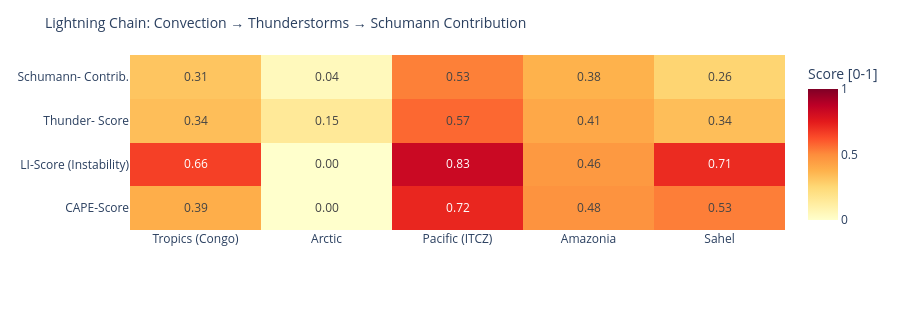

Notebook code for this chart:
### Code cell
# ============================================================
# LIGHTNING CHAIN: Convection → Thunderstorms → Schumann
# Shows the causal chain per measurement point as heatmap
# ============================================================

def cape_score(v):
    """CAPE → normalized score [0,1]"""
    if v is None or pd.isna(v): return 0.0
    return min(1.0, float(v) / 3000)

def li_score(v):
    """Lifted Index: negative = unstable → score [0,1]"""
    if v is None or pd.isna(v): return 0.3
    return min(1.0, max(0.0, (-float(v) + 6) / 12))

def cloud_score(v):
    if v is None or pd.isna(v): return 0.3
    return float(v) / 100

def thunder_score(row):
    """Kombinierter Gewitterwahrscheinlichkeits-Score
    CAPE + LI + Bedeckung + WMO-Gewitter + konvektiver Niederschlag (showers)
    Hinweis: X-Ray und Kp sind kein Bestandteil – nur geomagn./solarer Kontext.
    """
    cs = cape_score(row.get('cape'))
    ls = li_score(row.get('li'))
    cl = cloud_score(row.get('cloud'))
    t  = 1.0 if row.get('thunderstorm') else 0.0
    # Convective precipitation (showers) as additional indicator
    sh = min(1.0, (row.get('showers') or 0) / 5.0)
    return round(cs * 0.30 + ls * 0.25 + cl * 0.15 + t * 0.20 + sh * 0.10, 3)

def schumann_contribution(t_score, lat):
    """Schumann contribution: higher in tropics (±30°), scaled by thunderstorm score"""
    lat_weight = max(0.3, 1.0 - abs(lat) / 60)
    return round(t_score * lat_weight, 3)

df_atm['cape_score']   = df_atm.apply(lambda r: cape_score(r['cape']), axis=1)
df_atm['li_score']     = df_atm.apply(lambda r: li_score(r['li']),    axis=1)
df_atm['thunder_score']= df_atm.apply(lambda r: thunder_score(r.to_dict()), axis=1)
df_atm['schumann_contribution'] = df_atm.apply(
    lambda r: schumann_contribution(r['thunder_score'], r['lat']), axis=1)

metrics = ['cape_score', 'li_score', 'thunder_score', 'schumann_contribution']
labels  = ['CAPE-Score', 'LI-Score\n(Instability)', 'Thunder-\nScore', 'Schumann-\nContrib.']
z_data  = [df_atm[m].tolist() for m in metrics]

fig = go.Figure(go.Heatmap(
    z=z_data,
    x=df_atm['point'].tolist(),
    y=labels,
    colorscale='YlOrRd',
    zmin=0, zmax=1,
    text=[[f'{v:.2f}' for v in row] for row in z_data],
    texttemplate='%{text}', textfont=dict(size=12),
    colorbar=dict(title='Score [0-1]')
))
fig.update_layout(
    title=dict(text='Lightning Chain: Convection → Thunderstorms → Schumann Contribution', font=dict(size=14)),
    height=310,
    plot_bgcolor='rgba(0,0,0,0)', paper_bgcolor='rgba(0,0,0,0)',
    margin=dict(l=130, r=80, t=55, b=80)
)
fig.show()

### Figure 1 — Plotly figure (JSON) as saved in the notebook; plotly's stock layout.template omitted (floating-point values rounded to 4 significant figures)
{"data": [{"colorbar": {"title": {"text": "Score [0-1]"}}, "colorscale": [[0.0, "rgb(255,255,204)"], [0.125, "rgb(255,237,160)"], [0.25, "rgb(254,217,118)"], [0.375, "rgb(254,178,76)"], [0.5, "rgb(253,141,60)"], [0.625, "rgb(252,78,42)"], [0.75, "rgb(227,26,28)"], [0.875, "rgb(189,0,38)"], [1.0, "rgb(128,0,38)"]], "text": [["0.39", "0.00", "0.72", "0.48", "0.53"], ["0.66", "0.00", "0.83", "0.46", "0.71"], ["0.34", "0.15", "0.57", "0.41", "0.34"], ["0.31", "0.04", "0.53", "0.38", "0.26"]], "textfont": {"size": 12}, "texttemplate": "%{text}", "type": "heatmap", "x": ["Tropics (Congo)", "Arctic", "Pacific (ITCZ)", "Amazonia", "Sahel"], "y": ["CAPE-Score", "LI-Score\n(Instability)", "Thunder-\nScore", "Schumann-\nContrib."], "z": [[0.39, 0.0, 0.72, 0.48, 0.53], [0.6583, 0.0, 0.8333, 0.4583, 0.7083], [0.336, 0.15, 0.574, 0.409, 0.336], [0.314, 0.045, 0.526, 0.375, 0.263]], "zmax": 1, "zmin": 0}], "layout": {"height": 310, "margin": {"b": 80, "l": 130, "r": 80, "t": 55}, "paper_bgcolor": "rgba(0,0,0,0)", "plot_bgcolor": "rgba(0,0,0,0)", "title": {"font": {"size": 14}, "text": "Lightning Chain: Convection → Thunderstorms → Schumann Contribution"}}}
